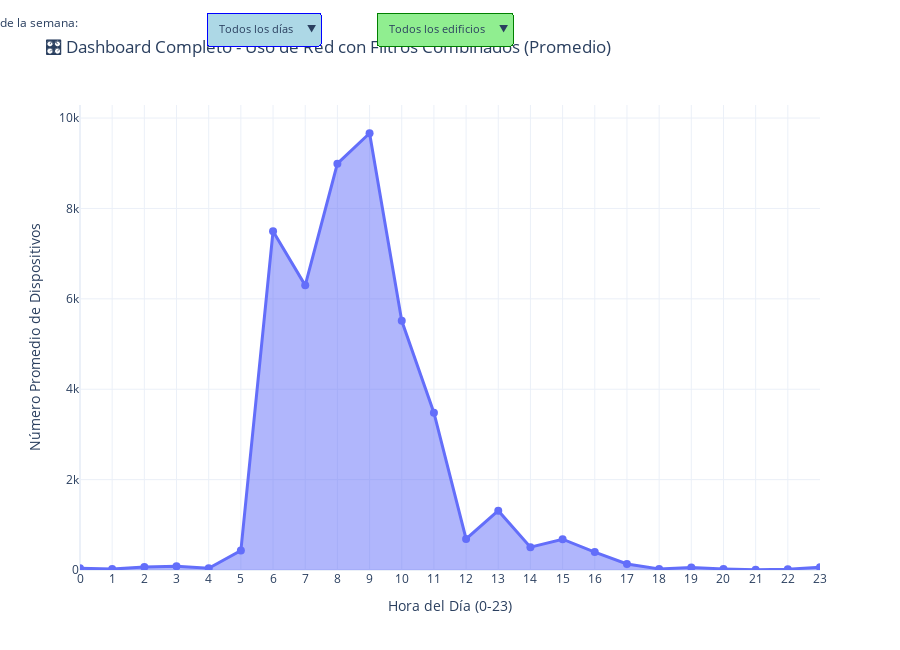

The cell this chart's notebook holds for it:
### Markdown cell above
### 6.3 Dashboard Completo - Filtros Combinados (Día + Edificio)

### Code cell
# Preparar datos para combinación día + edificio (promedio)
df_filtered = df_clients[df_clients['building_code'].isin(top_15_buildings)]

# Primero agrupamos por fecha, hora, día de la semana y edificio
combined_data_date = df_filtered.groupby(['date', 'hour', 'day_of_week', 'building_code']).size().reset_index(name='device_count')

# Luego promediamos por hora, día de la semana y edificio
combined_data = combined_data_date.groupby(['hour', 'day_of_week', 'building_code'])['device_count'].mean().reset_index()

# Ordenar días
day_order = ['Monday', 'Tuesday', 'Wednesday', 'Thursday', 'Friday', 'Saturday', 'Sunday']
combined_data['day_of_week'] = pd.Categorical(
    combined_data['day_of_week'], 
    categories=day_order, 
    ordered=True
)
combined_data = combined_data.sort_values(['day_of_week', 'building_code', 'hour'])

# Crear figura con subplots
fig = go.Figure()

# Agregar trazas para cada combinación día + edificio
trace_idx = 0
trace_map = {}  # Mapear (día, edificio) -> índice de traza

for day in day_order:
    for building in top_15_buildings:
        data_subset = combined_data[
            (combined_data['day_of_week'] == day) & 
            (combined_data['building_code'] == building)
        ]
        
        if len(data_subset) > 0:
            fig.add_trace(go.Scatter(
                x=data_subset['hour'],
                y=data_subset['device_count'],
                mode='lines+markers',
                name=f'{day} - {building}',
                visible=True if (day == 'Monday' and building == top_15_buildings[0]) else False,
                line=dict(width=3),
                marker=dict(size=8),
                fill='tozeroy',
                hovertemplate=f'<b>{day} - {building}</b><br>Hora: %{{x}}:00<br>Dispositivos (promedio): %{{y:.1f}}<extra></extra>'
            ))
            trace_map[(day, building)] = trace_idx
            trace_idx += 1

# Crear botones para días
day_buttons = []
for day in day_order:
    visible = [False] * trace_idx
    for building in top_15_buildings:
        if (day, building) in trace_map:
            visible[trace_map[(day, building)]] = True
    
    day_buttons.append(
        dict(
            label=day,
            method='update',
            args=[{'visible': visible}]
        )
    )

# Agregar botón "Todos los días"
day_buttons.insert(0, dict(
    label='Todos los días',
    method='update',
    args=[{'visible': [True] * trace_idx}]
))

# Crear botones para edificios
building_buttons = []
for building in top_15_buildings:
    visible = [False] * trace_idx
    for day in day_order:
        if (day, building) in trace_map:
            visible[trace_map[(day, building)]] = True
    
    building_buttons.append(
        dict(
            label=building,
            method='update',
            args=[{'visible': visible}]
        )
    )

# Agregar botón "Todos los edificios"
building_buttons.insert(0, dict(
    label='Todos los edificios',
    method='update',
    args=[{'visible': [True] * trace_idx}]
))

fig.update_layout(
    title='🎛️ Dashboard Completo - Uso de Red con Filtros Combinados (Promedio)',
    xaxis_title='Hora del Día (0-23)',
    yaxis_title='Número Promedio de Dispositivos',
    updatemenus=[
        # Dropdown para días
        dict(
            buttons=day_buttons,
            direction='down',
            showactive=True,
            x=0.17,
            xanchor='left',
            y=1.20,
            yanchor='top',
            bgcolor='lightblue',
            bordercolor='blue',
            font=dict(size=11)
        ),
        # Dropdown para edificios
        dict(
            buttons=building_buttons,
            direction='down',
            showactive=True,
            x=0.40,
            xanchor='left',
            y=1.20,
            yanchor='top',
            bgcolor='lightgreen',
            bordercolor='green',
            font=dict(size=11)
        )
    ],
    annotations=[
        dict(text='Día de la semana:', x=0, xref='paper', xanchor='right',
             y=1.20, yref='paper', yanchor='top', showarrow=False, font=dict(size=12)),
        dict(text='Edificio:', x=0.27, xref='paper', xanchor='right',
             y=1.20, yref='paper', yanchor='top', showarrow=False, font=dict(size=12))
    ],
    template='plotly_white',
    height=650,
    hovermode='x unified',
    font=dict(size=12)
)

fig.update_xaxes(tickmode='linear', tick0=0, dtick=1)

fig.show()

print("\n✅ Dashboard interactivo creado exitosamente!")
print("\n📝 Instrucciones:")
print("   - Usa el primer dropdown para filtrar por día de la semana")
print("   - Usa el segundo dropdown para filtrar por edificio")
print("   - Selecciona 'Todos' en cualquier filtro para ver todas las opciones")
print("   - Puedes hacer zoom, pan y hover sobre el gráfico para más detalles")
print("\n⚠️  Nota: Los valores mostrados son PROMEDIOS de múltiples semanas/días")
